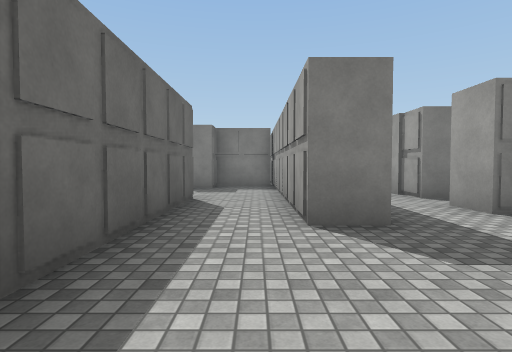
[1] (above)

24 first-person views from a walk through a scene from a Unity 3-D project. The camera is 1.3 m above the floor, tilts 2° down and sees 80° across. The floor is counted in squares, 1.8 m on a side. Each view is taken from the middle of a square. On the plan, view 1 faces up. The plan holds only what a view shows up to about 10 squares ahead; the rest is blank. The player character is not drawn. Surface patterns are stand-ins for the level's own textures.

[2]
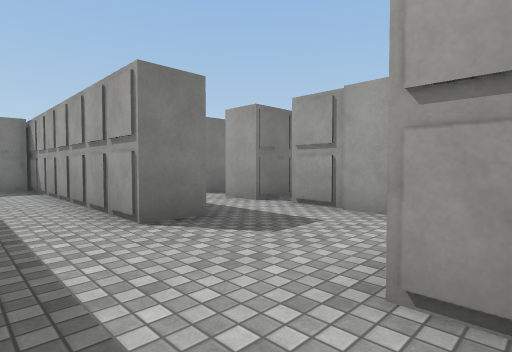

[3]
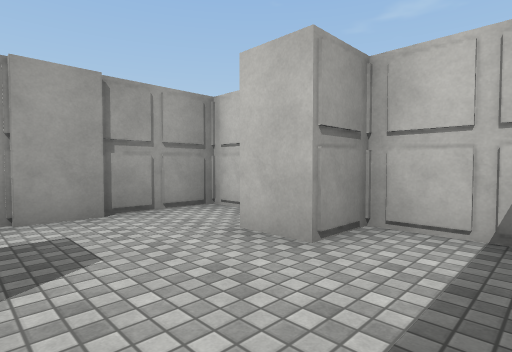

[4]
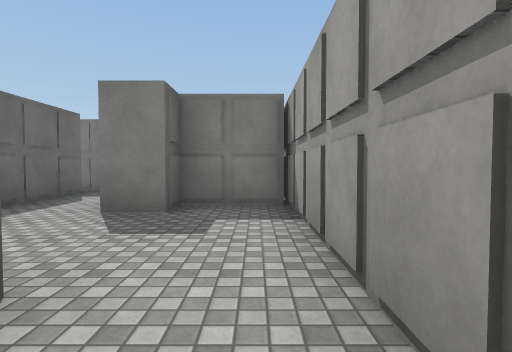

[5]
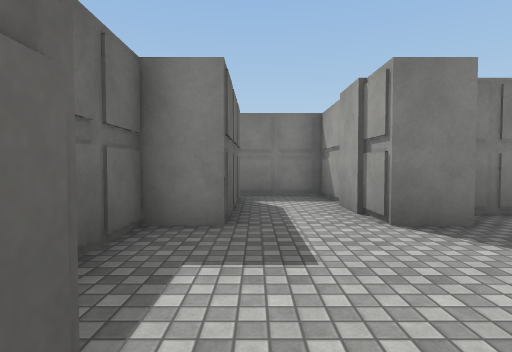

[6]
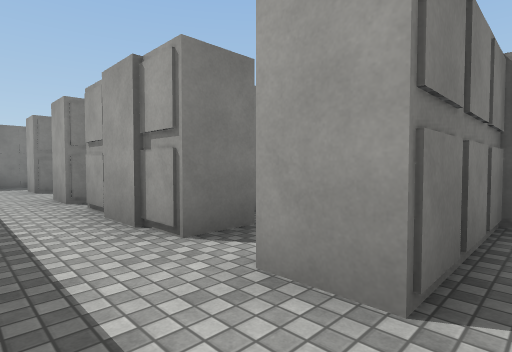

[7]
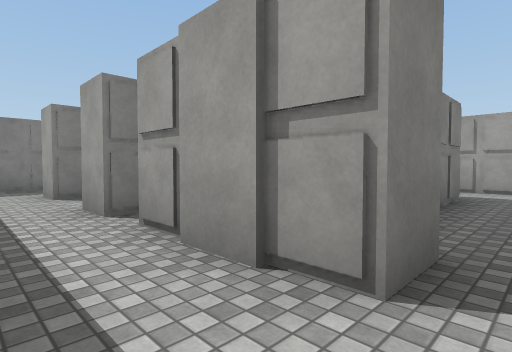

[8]
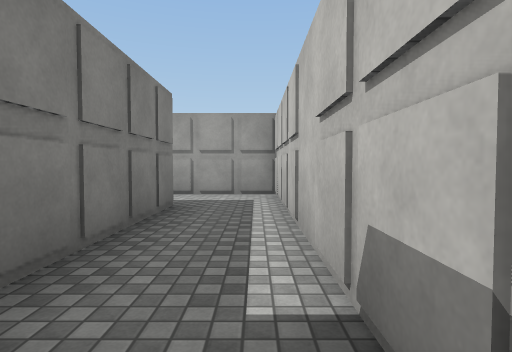

[9]
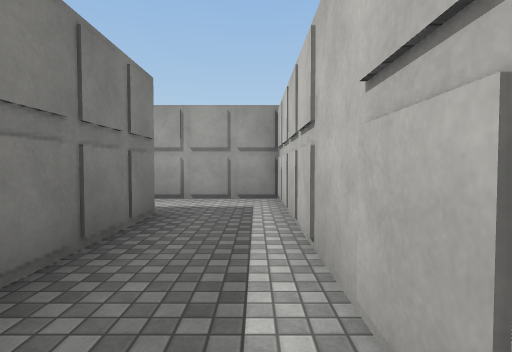

[10]
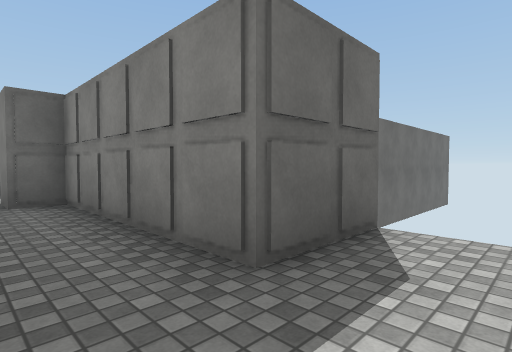

[11]
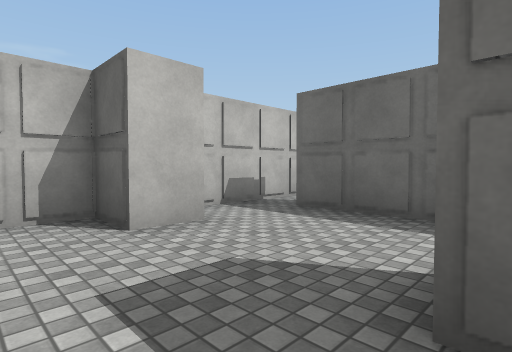

[12]
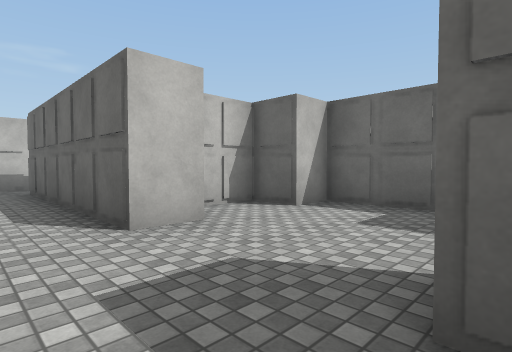

[13]
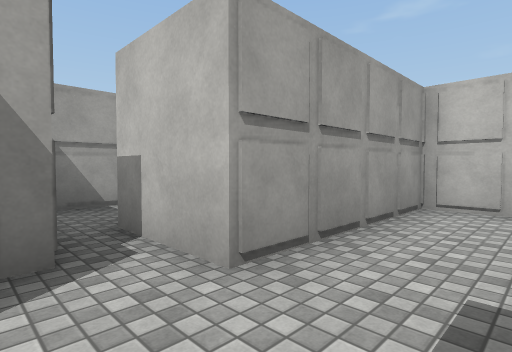

[14]
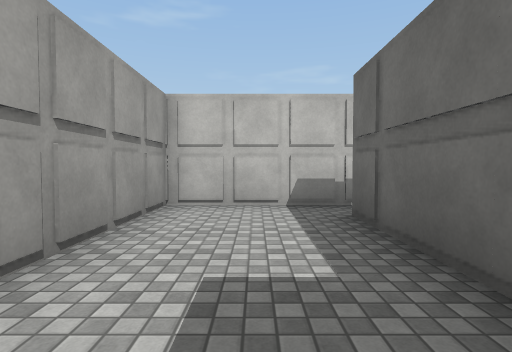

[15]
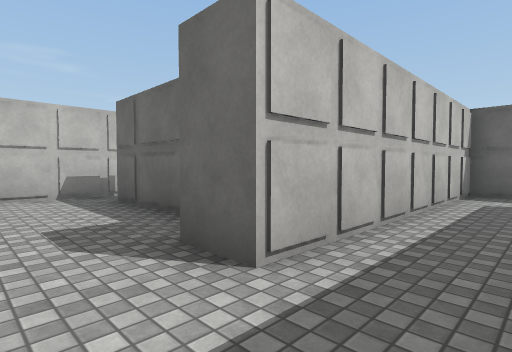

[16]
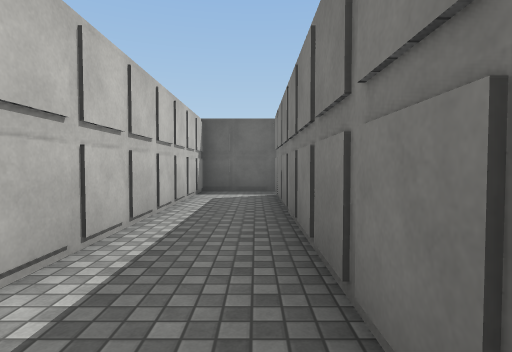

[17]
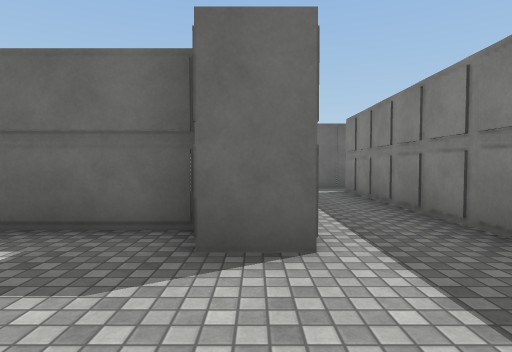

[18]
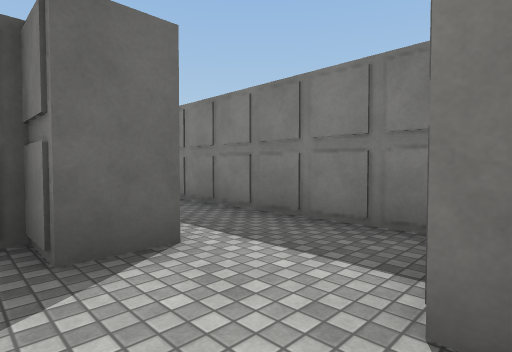

[19]
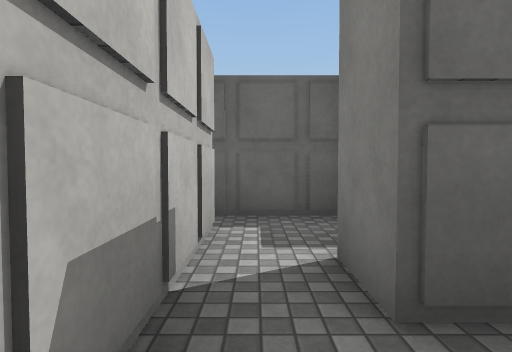

[20]
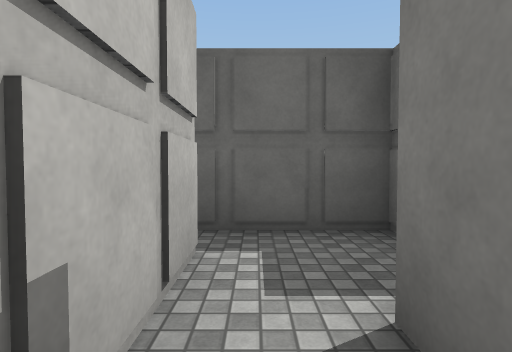

[21]
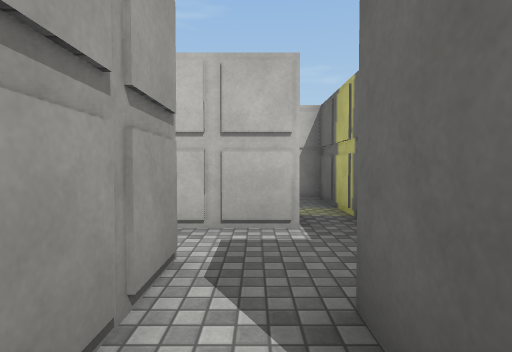

[22]
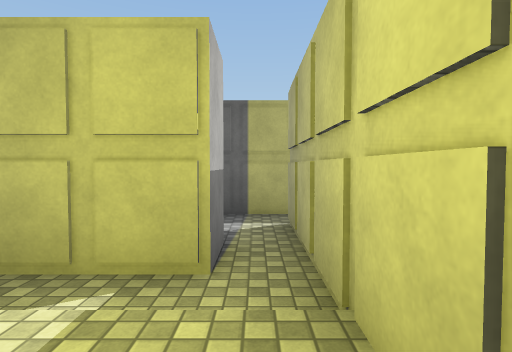

[23]
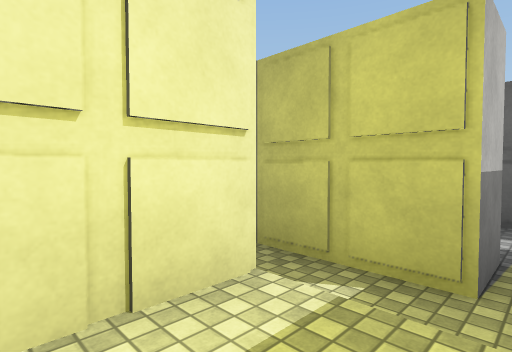

[24]
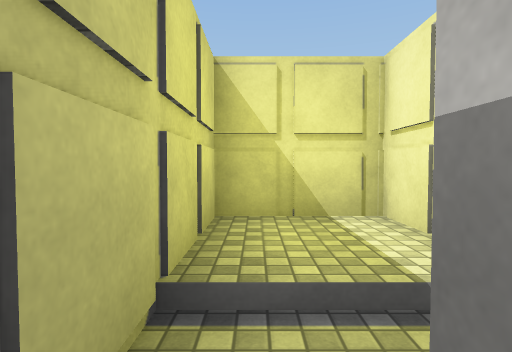

### Floor plan
Key: @ floor where view 1 was taken; # wall or solid block; . main floor; : floor 0.25 m higher than the main floor.
Columns run from 16 left of view 1 to 12 right of it. Each row starts with its distance up from view 1.
 17 # ########         ##  #
 16 #.........         ..  #
 15 #.........##       ..  #
 14 ########...####    .#  #
 13       #.......#    ..
 12      .#...##..#    ..
 11    ##.#...##..####..#
 10    #..#...##..#..#...    #
  9    #......#......#..#    #..
  8    #.######......#..######..#
  7    #....::#......#..#.......#
  6    #. #.::##..#..#..........#
  5    ## #.#######..#..#########
  4               #..#.....#
  3               #.....#
  2               #.....#
  1               #.....#
  0               ..@#..#
 -1              ########

Where each view was taken, in squares from view 1:
view 1: 0 up, 0 right, facing up
view 2: 0 up, 1 left, facing up-right
view 3: 3 up, 1 left, facing down-right
view 4: 5 up, 0 right, facing up
view 5: 6 up, 4 left, facing up
view 6: 4 up, 2 right, facing up-right
view 7: 6 up, 2 right, facing up-right
view 8: 6 up, 4 right, facing right
view 9: 6 up, 5 right, facing right
view 10: 6 up, 11 right, facing up-left
view 11: 4 up, 3 right, facing down-left
view 12: 10 up, 0 right, facing down-left
view 13: 14 up, 8 left, facing down-right
view 14: 14 up, 8 left, facing down
view 15: 16 up, 7 left, facing down-left
view 16: 16 up, 7 left, facing left
view 17: 14 up, 6 left, facing left
view 18: 13 up, 6 left, facing up-left
view 19: 9 up, 8 left, facing left
view 20: 9 up, 9 left, facing left
view 21: 12 up, 11 left, facing down
view 22: 7 up, 7 left, facing left
view 23: 7 up, 7 left, facing down-left
view 24: 7 up, 10 left, facing right
